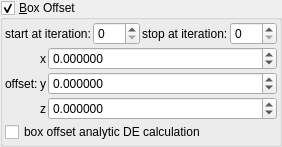
    <widget class="MyGroupBox" name="groupCheck_transf_function_enabledx_false">
     <property name="title">
      <string>&amp;Box Offset</string>
     </property>
     <property name="checkable">
      <bool>true</bool>
     </property>
     <layout class="QVBoxLayout" name="verticalLayout_21" stretch="0,0,0">
      <property name="spacing">
       <number>2</number>
      </property>
      <property name="leftMargin">
       <number>2</number>
      </property>
      <property name="topMargin">
       <number>2</number>
      </property>
      <property name="rightMargin">
       <number>2</number>
      </property>
      <property name="bottomMargin">
       <number>2</number>
      </property>
      <item>
       <layout class="QHBoxLayout" name="horizontalLayout_32" stretch="0,1,0,1">
        <item>
         <widget class="QLabel" name="label_117">
          <property name="text">
           <string>start at iteration:</string>
          </property>
         </widget>
        </item>
        <item>
         <widget class="MySpinBox" name="spinboxInt_transf_start_iterations_A">
          <property name="sizePolicy">
           <sizepolicy hsizetype="Minimum" vsizetype="Maximum">
            <horstretch>0</horstretch>
            <verstretch>0</verstretch>
           </sizepolicy>
          </property>
          <property name="maximum">
           <number>999</number>
          </property>
         </widget>
        </item>
        <item>
         <widget class="QLabel" name="label_83">
          <property name="text">
           <string>stop at iteration:</string>
          </property>
         </widget>
        </item>
        <item>
         <widget class="MySpinBox" name="spinboxInt_transf_stop_iterations_A">
          <property name="sizePolicy">
           <sizepolicy hsizetype="Minimum" vsizetype="Maximum">
            <horstretch>0</horstretch>
            <verstretch>0</verstretch>
           </sizepolicy>
          </property>
          <property name="maximum">
           <number>999</number>
          </property>
         </widget>
        </item>
       </layout>
      </item>
      <item>
       <layout class="QGridLayout" name="gridLayout_3" columnstretch="0,0,1">
        <item row="0" column="1">
         <widget class="QLabel" name="label_115">
          <property name="text">
           <string notr="true">x</string>
          </property>
         </widget>
        </item>
        <item row="1" column="1">
         <widget class="QLabel" name="label_116">
          <property name="text">
           <string notr="true">y</string>
          </property>
         </widget>
        </item>
        <item row="2" column="1">
         <widget class="QLabel" name="label_118">
          <property name="text">
           <string notr="true">z</string>
          </property>
         </widget>
        </item>
        <item row="1" column="0">
         <widget class="QLabel" name="label_2">
          <property name="text">
           <string>offset:</string>
          </property>
         </widget>
        </item>
        <item row="0" column="2">
         <widget class="MyDoubleSpinBox" name="spinbox3_transf_addition_constantA_000_x">
          <property name="sizePolicy">
           <sizepolicy hsizetype="Minimum" vsizetype="Maximum">
            <horstretch>0</horstretch>
            <verstretch>0</verstretch>
           </sizepolicy>
          </property>
          <property name="prefix">
           <string/>
          </property>
          <property name="suffix">
           <string/>
          </property>
          <property name="decimals">
           <number>6</number>
          </property>
          <property name="minimum">
           <double>-99.989999999999995</double>
          </property>
          <property name="maximum">
           <double>99.989999999999995</double>
          </property>
          <property name="singleStep">
           <double>0.100000000000000</double>
          </property>
         </widget>
        </item>
        <item row="1" column="2">
         <widget class="MyDoubleSpinBox" name="spinbox3_transf_addition_constantA_000_y">
          <property name="sizePolicy">
           <sizepolicy hsizetype="Minimum" vsizetype="Maximum">
            <horstretch>0</horstretch>
            <verstretch>0</verstretch>
           </sizepolicy>
          </property>
          <property name="prefix">
           <string/>
          </property>
          <property name="suffix">
           <string/>
          </property>
          <property name="decimals">
           <number>6</number>
          </property>
          <property name="minimum">
           <double>-99.989999999999995</double>
          </property>
          <property name="maximum">
           <double>99.989999999999995</double>
          </property>
          <property name="singleStep">
           <double>0.100000000000000</double>
          </property>
         </widget>
        </item>
        <item row="2" column="2">
         <widget class="MyDoubleSpinBox" name="spinbox3_transf_addition_constantA_000_z">
          <property name="sizePolicy">
           <sizepolicy hsizetype="Minimum" vsizetype="Maximum">
            <horstretch>0</horstretch>
            <verstretch>0</verstretch>
           </sizepolicy>
          </property>
          <property name="prefix">
           <string/>
          </property>
          <property name="suffix">
           <string/>
          </property>
          <property name="decimals">
           <number>6</number>
          </property>
          <property name="minimum">
           <double>-99.989999999999995</double>
          </property>
          <property name="maximum">
           <double>99.989999999999995</double>
          </property>
          <property name="singleStep">
           <double>0.100000000000000</double>
          </property>
         </widget>
        </item>
       </layout>
      </item>
      <item>
       <widget class="MyCheckBox" name="checkBox_transf_function_enabledA_false">
        <property name="toolTip">
         <string>&lt;html&gt;&lt;head/&gt;&lt;body&gt;&lt;p&gt;Can sometimes improve render quality when using analytic DE&lt;/p&gt;&lt;/body&gt;&lt;/html&gt;</string>
        </property>
        <property name="text">
         <string>box offset analytic DE calculation</string>
        </property>
       </widget>
      </item>
     </layout>
    </widget>
